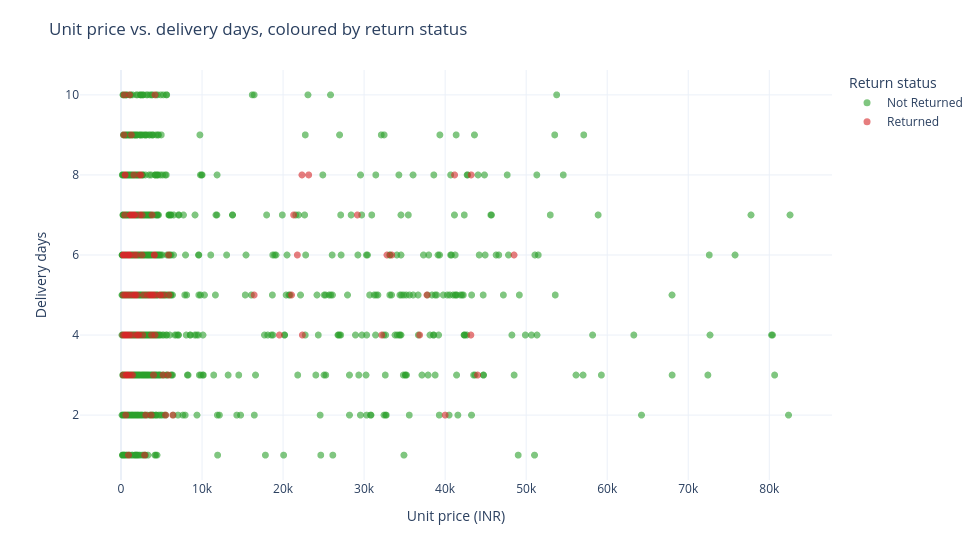

The notebook cell saved with this chart:
### Markdown cell above
### 1.2 Multivariate scatter: Unit Price vs. Delivery Days, coloured by Return Status

### Code cell
RETURN_COLORS = {"Returned": "#d62728", "Not Returned": "#2ca02c"}
fig2 = px.scatter(df, x="Unit_Price", y="Delivery_Days", color="Return_Status",
                  color_discrete_map=RETURN_COLORS,
                  hover_name="Product_Name",
                  hover_data={"State": True, "Payment_Method": True,
                              "Order_Date": "|%d %b %Y", "Revenue": ":.2f",
                              "Return_Status": False},
                  opacity=0.6,
                  labels={"Unit_Price": "Unit price (INR)", "Delivery_Days": "Delivery days",
                          "Return_Status": "Return status"},
                  title="Unit price vs. delivery days, coloured by return status")
fig2.update_layout(height=560, width=980, margin=dict(t=70))
fig2.update_traces(marker=dict(size=7))
fig2.show()

### Figure 1 — Plotly figure (JSON) as saved in the notebook; plotly's stock layout.template omitted (floating-point values rounded to 4 significant figures; data arrays with more than 128 entries replaced by an {"elided": "..."} marker saying what was removed)
{"data": [{"customdata": {"elided": "1373x5 mixed values"}, "hovertemplate": "<b>%{hovertext}</b><br><br>Unit price (INR)=%{x}<br>Delivery days=%{y}<br>State=%{customdata[0]}<br>Payment_Method=%{customdata[1]}<br>Order_Date=%{customdata[2]|%d %b %Y}<br>Revenue=%{customdata[3]:.2f}<extra></extra>", "hovertext": {"elided": "1373 str values"}, "legendgroup": "Not Returned", "marker": {"color": "#2ca02c", "opacity": 0.6, "size": 7, "symbol": "circle"}, "mode": "markers", "name": "Not Returned", "showlegend": true, "type": "scattergl", "x": {"elided": "1373 float values"}, "xaxis": "x", "y": {"elided": "1373 float values"}, "yaxis": "y"}, {"customdata": {"elided": "107x5 mixed values"}, "hovertemplate": "<b>%{hovertext}</b><br><br>Unit price (INR)=%{x}<br>Delivery days=%{y}<br>State=%{customdata[0]}<br>Payment_Method=%{customdata[1]}<br>Order_Date=%{customdata[2]|%d %b %Y}<br>Revenue=%{customdata[3]:.2f}<extra></extra>", "hovertext": ["Sunscreen", "Raincoat", "Sandals", "Jacket", "Wireless Earbuds", "Face Wash", "Sandals", "Wireless Earbuds", "Smartphone", "T-Shirt", "Smartwatch", "Sports Shoes", "Face Wash", "Cookware Set", "Sports Shoes", "T-Shirt", "Sunscreen", "Ceiling Fan", "Sports Shoes", "Smartwatch", "T-Shirt", "Water Bottle", "Face Wash", "Saree", "T-Shirt", "Laptop", "Wireless Earbuds", "Face Wash", "Sports Shoes", "Ceiling Fan", "Smartphone", "Face Wash", "Refrigerator", "Jeans", "Jeans", "Smartwatch", "Wireless Earbuds", "Sunscreen", "T-Shirt", "T-Shirt", "Refrigerator", "Saree", "Wireless Earbuds", "Refrigerator", "Saree", "Sunscreen", "T-Shirt", "Umbrella", "Jeans", "T-Shirt", "T-Shirt", "Saree", "Saree", "Umbrella", "Smartphone", "Raincoat", "Face Wash", "Jacket", "Cookware Set", "Saree", "Cookware Set", "Saree", "Face Wash", "Sports Shoes", "Raincoat", "Raincoat", "Air Conditioner", "Raincoat", "Refrigerator", "Sports Shoes", "Saree", "Face Wash", "Smartphone", "Raincoat", "Umbrella", "Raincoat", "Ceiling Fan", "Umbrella", "Smartphone", "Smartphone", "Jacket", "Smartphone", "Face Wash", "Cookware Set", "Saree", "Cookware Set", "Wireless Earbuds", "Sandals", "Wireless Earbuds", "Saree", "Smartphone", "Smartphone", "Smartphone", "Saree", "Water Bottle", "Smartphone", "Wireless Earbuds", "Mixer Grinder", "Smartwatch", "Sports Shoes", "Saree", "Smartphone", "Refrigerator", "Jeans", "Air Conditioner", "Sunscreen", "Sports Shoes"], "legendgroup": "Returned", "marker": {"color": "#d62728", "opacity": 0.6, "size": 7, "symbol": "circle"}, "mode": "markers", "name": "Returned", "showlegend": true, "type": "scattergl", "x": [635.3, 1924.0, 898.0, 1269.0, 3274.0, 296.3, 499.9, 4761.0, 37760.0, 796.7, 1620.0, 1276.0, 689.8, 2783.0, 2914.0, 1046.0, 925.3, 3832.0, 3627.0, 5932.0, 519.4, 666.6, 268.2, 4108.0, 581.0, 41170.0, 3774.0, 452.3, 1579.0, 4882.0, 32820.0, 274.7, 21040.0, 2316.0, 857.7, 5281.0, 6395.0, 384.1, 1122.0, 1509.0, 21300.0, 3925.0, 2310.0, 33410.0, 936.6, 358.4, 574.4, 713.0, 2471.0, 922.6, 388.1, 4225.0, 1303.0, 1169.0, 23160.0, 1626.0, 588.2, 2685.0, 2589.0, 4123.0, 4193.0, 984.5, 287.3, 1667.0, 1157.0, 1616.0, 22330.0, 1393.0, 29170.0, 1914.0, 3723.0, 449.5, 43170.0, 1057.0, 757.1, 1995.0, 1436.0, 924.6, 19550.0, 22380.0, 3057.0, 16430.0, 358.1, 3609.0, 4012.0, 5877.0, 5841.0, 1684.0, 2594.0, 639.2, 44000.0, 21760.0, 32180.0, 4200.0, 230.5, 43210.0, 2207.0, 5501.0, 5189.0, 2086.0, 3937.0, 40000.0, 36850.0, 1111.0, 48500.0, 511.8, 1785.0], "xaxis": "x", "y": [4.0, 4.0, 6.0, 3.0, 5.0, 5.0, 8.0, 5.0, 5.0, 5.0, 7.0, 9.0, 3.0, 5.0, 1.0, 10.0, 1.0, 7.0, 5.0, 5.0, 8.0, 4.0, 6.0, 6.0, 4.0, 8.0, 4.0, 7.0, 8.0, 5.0, 6.0, 3.0, 5.0, 8.0, 3.0, 5.0, 2.0, 10.0, 6.0, 5.0, 7.0, 5.0, 7.0, 6.0, 4.0, 6.0, 4.0, 3.0, 8.0, 3.0, 6.0, 5.0, 7.0, 7.0, 8.0, 6.0, 2.0, 4.0, 6.0, 6.0, 10.0, 6.0, 6.0, 7.0, 7.0, 7.0, 8.0, 4.0, 7.0, 6.0, 2.0, 4.0, 4.0, 4.0, 6.0, 5.0, 3.0, 6.0, 4.0, 4.0, 2.0, 5.0, 9.0, 5.0, 3.0, 6.0, 3.0, 5.0, 7.0, 3.0, 3.0, 6.0, 4.0, 4.0, 4.0, 8.0, 4.0, 2.0, 3.0, 4.0, 5.0, 2.0, 4.0, 5.0, 6.0, 5.0, 5.0], "yaxis": "y"}], "layout": {"height": 560, "legend": {"title": {"text": "Return status"}, "tracegroupgap": 0}, "margin": {"t": 70}, "title": {"text": "Unit price vs. delivery days, coloured by return status"}, "width": 980, "xaxis": {"anchor": "y", "domain": [0, 1], "title": {"text": "Unit price (INR)"}}, "yaxis": {"anchor": "x", "domain": [0, 1], "title": {"text": "Delivery days"}}}}
